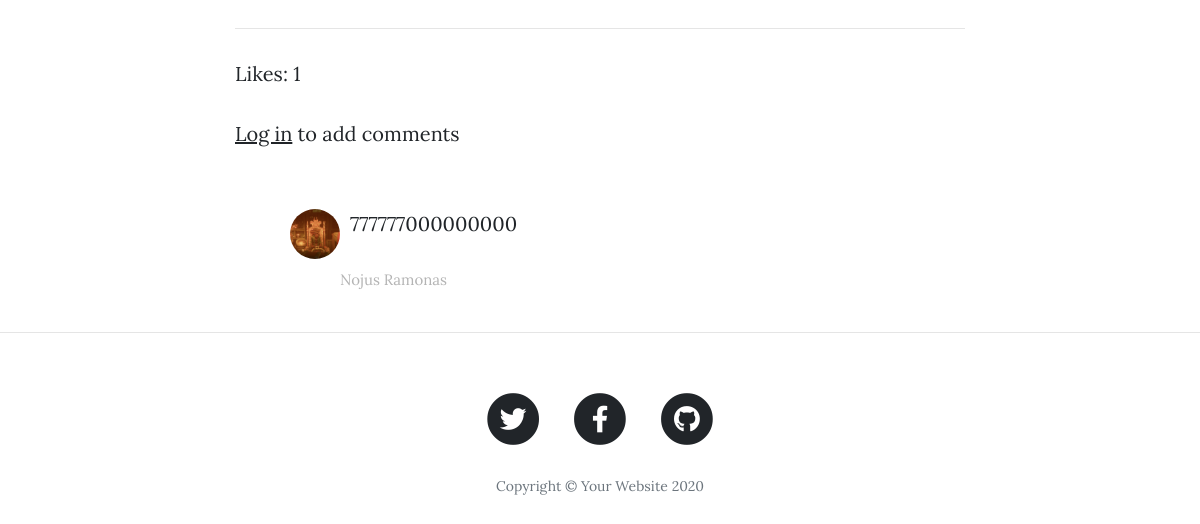
Page /post/3 (lower part) on the earlier database version.
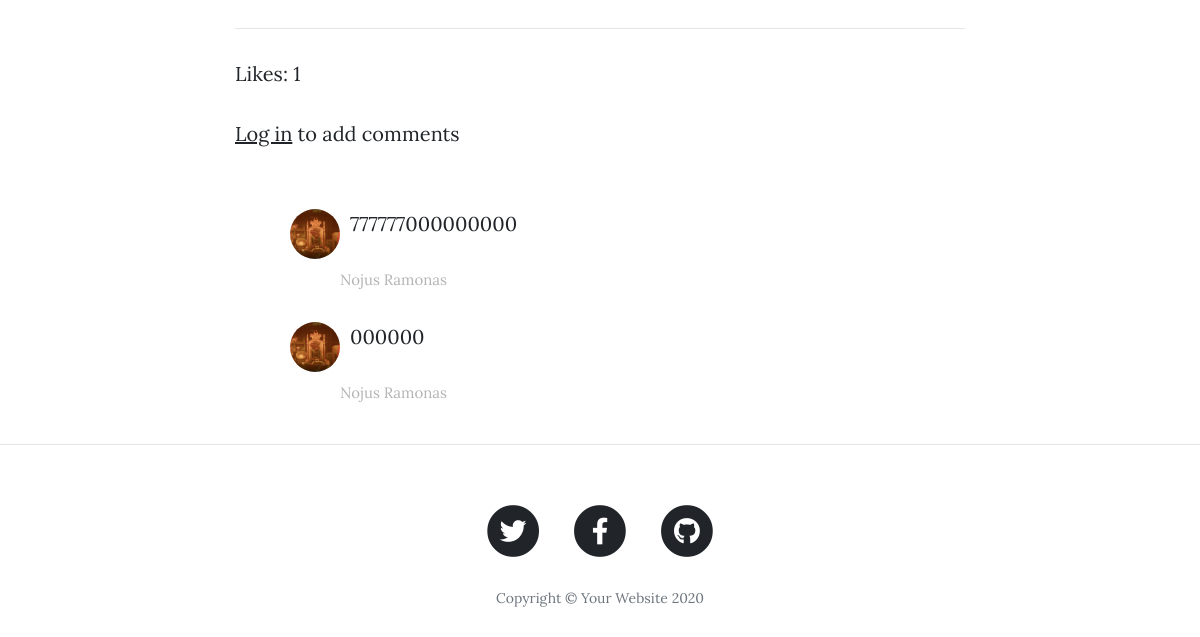
Same page on the later database version.
### main.py (models this page shows, shortened)
class Comments(db.Model):
    __tablename__ = "comments"
    id = db.Column(db.Integer, primary_key=True)
    author_id = db.Column(db.Integer, db.ForeignKey("users.id"))
    comment_author = db.relationship("User", back_populates="comments")
    text = db.Column(db.Text, nullable=False)
    parent_post = db.relationship("BlogPost", back_populates="comments")
    post_id = db.Column(db.Integer, db.ForeignKey("blog_posts.id"))

class User(UserMixin, db.Model):
    __tablename__ = "users"
    id = db.Column(db.Integer, primary_key=True)
    email = db.Column(db.String(100), unique=True)
    password = db.Column(db.String(100))
    name = db.Column(db.String(1000))
    posts = db.relationship("BlogPost", back_populates="author")
    comments = db.relationship("Comments", back_populates="comment_author")
    movies = db.relationship("Movies", back_populates="movie_user")
    friends = db.relationship("Friends", back_populates="requested_user")
    about = db.Column(db.Text, nullable=True)
    profile_image = db.Column(db.String(100))
    requests = db.relationship("FriendRequests", back_populates="user_request")
    liked_posts = db.relationship("PostLikes", back_populates="user")

### main.py (the view, shortened to what this page needs)
@app.route("/post/<int:index>", methods=['GET', 'POST'])
def show_post(index):
    form = CommentForm()
    edit_form = EditCommentForm()
    comment_to_edit_id = 0
    post = BlogPost.query.get(index)
    is_liked = False
    edit_comment = False
    if current_user.is_authenticated:
        if len(PostLikes.query.filter_by(liked_post=index, user_id=current_user.id).all()) > 0:
            is_liked = True
    comments = Comments.query.filter_by(post_id=index).all()
    return render_template("post.html", post=post, form=form, comments=comments, edit_form=edit_form, liked=is_liked,
                           edit_comment=edit_comment, edit_comment_id=comment_to_edit_id)

### templates/post.html (shortened to what this page needs)
{% extends 'bootstrap/base.html' %}
{% import "bootstrap/wtf.html" as wtf %}
{% block content %}
{% include "header.html" %}
<link rel="stylesheet" href="{{url_for('static', filename='css/clean-blog.css')}}">
  <article>
    <div class="container">
      <div class="row">
        <div class="col-lg-8 col-md-10 mx-auto">
           <hr>
            <p>Likes: {{ post.likes }}</p>
        {% if current_user.is_authenticated %}
                {{ wtf.quick_form(form) }}
        {% else %}
           <p><a href="{{ url_for('login') }}">Log in</a> to add comments</p>
        {% endif %}
          <div class="col-lg-8 col-md-10 mx-auto comment">
          {% for comment in comments %}
              <ul class="commentList">
                    <div class="commenterImage" style="float: left; padding-right: 10px;">
                      <img src="{{ url_for('static', filename='img/' + comment.comment_author.profile_image ) }}" width="50px" height="50px" style="border-radius: 50%;  object-fit: cover;" />
                    </div>
                    <div class="commentText" style="padding-left: 50px;">
                        {% if edit_comment and comment.id == edit_comment_id %}
                         {{ wtf.quick_form(edit_form) }}
                        {% else %}
                            <p>{{ comment.text | safe }}</p>
                        {% endif %}
                      <p class="date sub-text" style="color: #B4B4B4; font-size: 15px">{{ comment.comment_author.name }}</p>
                    </div>
              </ul>
          {% endfor %}
            </div>
          </div>
      </div>
    </div>
  </article>
  <hr>
{% include "footer.html" %}
{% endblock %}

Differences in the rows shown:
added Comments: profile_image (picture), text "000000", comment_author.name "Nojus Ramonas"
